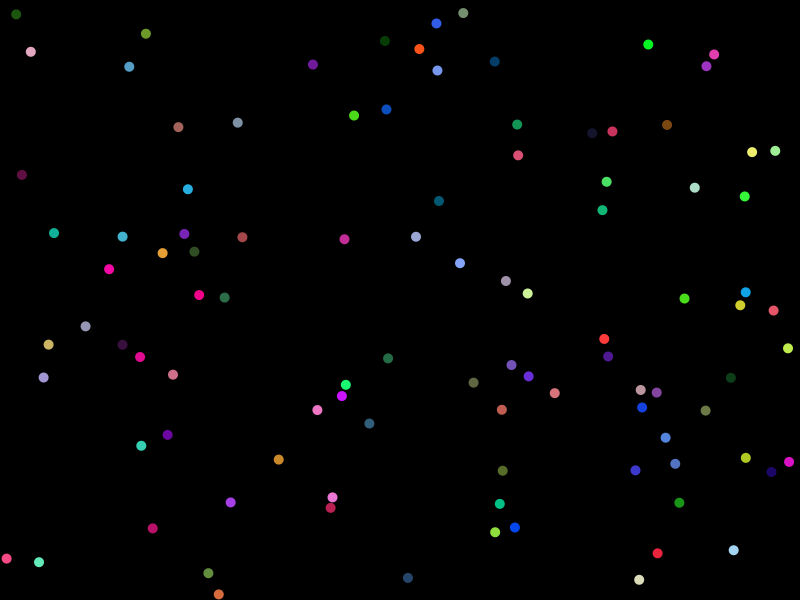
Frame 1 (no input)
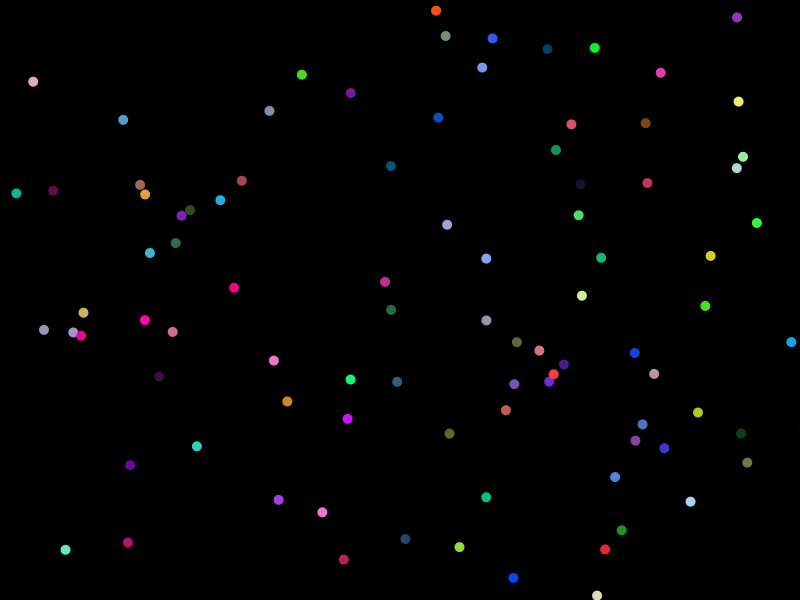
Frame 60 (the mouse pressed at the canvas centre just before this capture)
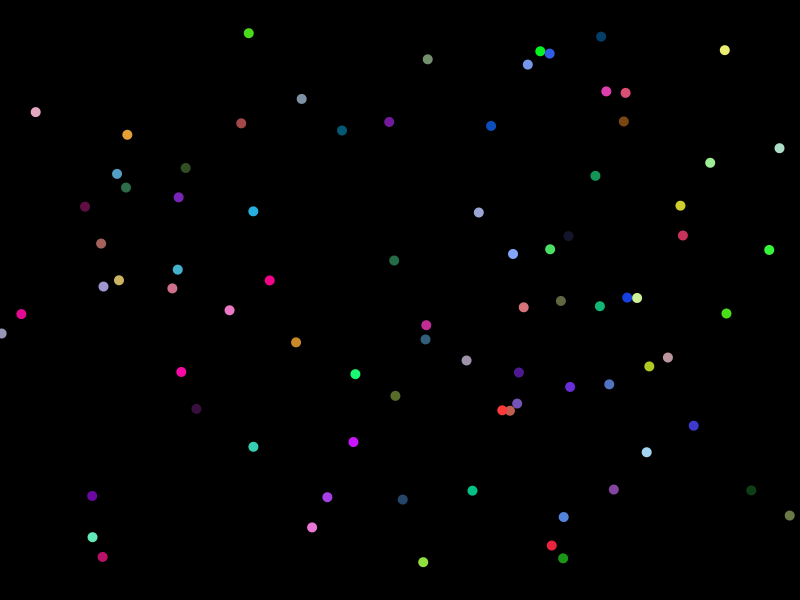
Frame 120 (the mouse held since frame 60 and released just before this capture)

The Processing sketch that drew these frames (run headless with seeded random() and noise(); from frame 60 on, the mouse is pressed at the canvas centre):

// Processing sketch: ZUOYE15
// ── ZUOYE15.pde
class Particle {
  PVector location;
  PVector velocity;
  color particleColor;

  Particle() {
    location = new PVector(random(width), random(height));
    velocity = new PVector(random(-1, 1), random(-1, 1));
    particleColor = color(random(255), random(255), random(255));
  }

  void update() {
    location.add(velocity);
  }

  void display() {
    noStroke();
    fill(particleColor);
    ellipse(location.x, location.y, 10, 10);
  }
}

Particle[] particles;

void setup() {
  size(800, 600);
  particles = new Particle[100];
  for (int i = 0; i < particles.length; i++) {
    particles[i] = new Particle();
  }
}

void draw() {
  background(0);
  for (Particle p : particles) {
    p.update();
    p.display();
  }
}
